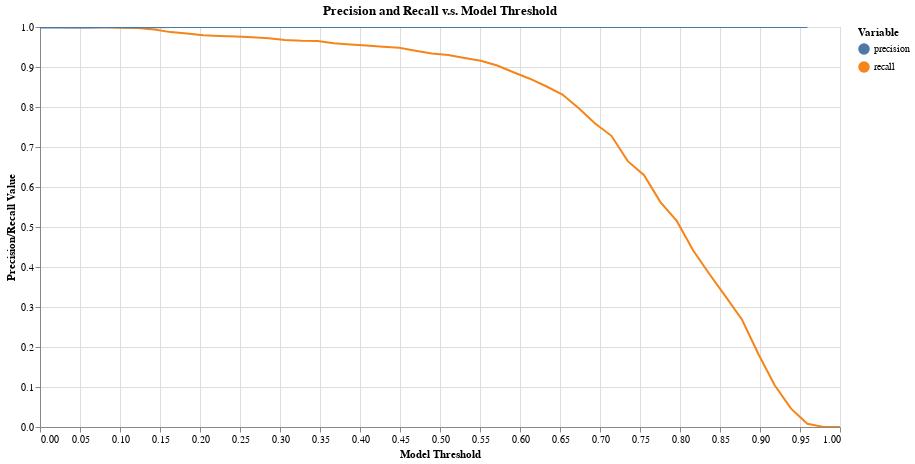

The cell this chart's notebook holds for it:
### Code cell
tutorial.plot_precision_recall_vs_threshold(df_eval)

### Figure 1 — Vega-Lite specification as saved in the notebook (floating-point values rounded to 4 significant figures)
{"config": {"view": {"continuousWidth": 400, "continuousHeight": 300}}, "layer": [{"mark": "line", "encoding": {"color": {"type": "nominal", "field": "variable", "legend": {"title": "Variable"}}, "tooltip": [{"type": "nominal", "field": "variable"}, {"type": "quantitative", "field": "threshold"}, {"type": "quantitative", "field": "value"}], "x": {"type": "quantitative", "axis": {"title": "Model Threshold"}, "field": "threshold"}, "y": {"type": "quantitative", "axis": {"title": "Precision/Recall Value"}, "field": "value", "scale": {"domain": [0, 1]}}}, "selection": {"selector004": {"type": "interval", "bind": "scales", "encodings": ["x", "y"]}}, "title": "Precision and Recall v.s. Model Threshold"}, {"mark": "point", "encoding": {"opacity": {"value": 0}, "x": {"type": "quantitative", "field": "threshold"}}, "selection": {"selector003": {"type": "single", "nearest": true, "on": "mouseover", "fields": ["threshold"], "empty": "none"}}}, {"mark": "point", "encoding": {"color": {"type": "nominal", "field": "variable", "legend": {"title": "Variable"}}, "opacity": {"condition": {"value": 1, "selection": "selector003"}, "value": 0}, "tooltip": [{"type": "nominal", "field": "variable"}, {"type": "quantitative", "field": "threshold"}, {"type": "quantitative", "field": "value"}], "x": {"type": "quantitative", "axis": {"title": "Model Threshold"}, "field": "threshold"}, "y": {"type": "quantitative", "axis": {"title": "Precision/Recall Value"}, "field": "value", "scale": {"domain": [0, 1]}}}, "title": "Precision and Recall v.s. Model Threshold"}, {"mark": {"type": "rule", "color": "gray"}, "encoding": {"x": {"type": "quantitative", "field": "threshold"}}, "transform": [{"filter": {"selection": "selector003"}}]}, {"mark": {"type": "text", "align": "right", "dx": -10, "dy": -5, "fontWeight": 300, "lineBreak": "\n"}, "encoding": {"color": {"type": "nominal", "field": "variable", "legend": {"title": "Variable"}}, "text": {"condition": {"type": "nominal", "field": "label", "selection": "selector003"}, "value": " "}, "tooltip": [{"type": "nominal", "field": "variable"}, {"type": "quantitative", "field": "threshold"}, {"type": "quantitative", "field": "value"}], "x": {"type": "quantitative", "axis": {"title": "Model Threshold"}, "field": "threshold"}, "y": {"type": "quantitative", "axis": {"title": "Precision/Recall Value"}, "field": "value", "scale": {"domain": [0, 1]}}}, "title": "Precision and Recall v.s. Model Threshold"}], "data": {"name": "data-463a1711c19f970c40b71082e3599a9a"}, "height": 400, "width": 800, "$schema": "https://vega.github.io/schema/vega-lite/v4.8.1.json", "datasets": {"data-463a1711c19f970c40b71082e3599a9a": [{"threshold": 0.0, "label": "threshold: 0.0\nprecision: 0.999\nrecall: 1.0", "variable": "recall", "value": 1.0}, {"threshold": 0.02041, "label": "threshold: 0.02\nprecision: 0.999\nrecall: 1.0", "variable": "recall", "value": 1.0}, {"threshold": 0.04082, "label": "threshold: 0.041\nprecision: 0.999\nrecall: 0.999", "variable": "recall", "value": 0.9993}, {"threshold": 0.06122, "label": "threshold: 0.061\nprecision: 0.999\nrecall: 0.999", "variable": "recall", "value": 0.9993}, {"threshold": 0.08163, "label": "threshold: 0.082\nprecision: 0.999\nrecall: 0.999", "variable": "recall", "value": 0.9993}, {"threshold": 0.102, "label": "threshold: 0.102\nprecision: 0.999\nrecall: 0.998", "variable": "recall", "value": 0.998}, {"threshold": 0.1224, "label": "threshold: 0.122\nprecision: 0.999\nrecall: 0.997", "variable": "recall", "value": 0.9973}, {"threshold": 0.1429, "label": "threshold: 0.143\nprecision: 0.999\nrecall: 0.994", "variable": "recall", "value": 0.9939}, {"threshold": 0.1633, "label": "threshold: 0.163\nprecision: 1.0\nrecall: 0.987", "variable": "recall", "value": 0.9872}, {"threshold": 0.1837, "label": "threshold: 0.184\nprecision: 1.0\nrecall: 0.984", "variable": "recall", "value": 0.9838}, {"threshold": 0.2041, "label": "threshold: 0.204\nprecision: 1.0\nrecall: 0.979", "variable": "recall", "value": 0.9791}, {"threshold": 0.2245, "label": "threshold: 0.224\nprecision: 1.0\nrecall: 0.978", "variable": "recall", "value": 0.9778}, {"threshold": 0.2449, "label": "threshold: 0.245\nprecision: 1.0\nrecall: 0.976", "variable": "recall", "value": 0.9764}, {"threshold": 0.2653, "label": "threshold: 0.265\nprecision: 1.0\nrecall: 0.974", "variable": "recall", "value": 0.9744}, {"threshold": 0.2857, "label": "threshold: 0.286\nprecision: 1.0\nrecall: 0.972", "variable": "recall", "value": 0.9717}, {"threshold": 0.3061, "label": "threshold: 0.306\nprecision: 1.0\nrecall: 0.968", "variable": "recall", "value": 0.9677}, {"threshold": 0.3265, "label": "threshold: 0.327\nprecision: 1.0\nrecall: 0.966", "variable": "recall", "value": 0.9657}, {"threshold": 0.3469, "label": "threshold: 0.347\nprecision: 1.0\nrecall: 0.965", "variable": "recall", "value": 0.965}, {"threshold": 0.3673, "label": "threshold: 0.367\nprecision: 1.0\nrecall: 0.96", "variable": "recall", "value": 0.9596}, {"threshold": 0.3878, "label": "threshold: 0.388\nprecision: 1.0\nrecall: 0.956", "variable": "recall", "value": 0.9562}, {"threshold": 0.4082, "label": "threshold: 0.408\nprecision: 1.0\nrecall: 0.954", "variable": "recall", "value": 0.9535}, {"threshold": 0.4286, "label": "threshold: 0.429\nprecision: 1.0\nrecall: 0.951", "variable": "recall", "value": 0.9508}, {"threshold": 0.449, "label": "threshold: 0.449\nprecision: 1.0\nrecall: 0.948", "variable": "recall", "value": 0.9481}, {"threshold": 0.4694, "label": "threshold: 0.469\nprecision: 1.0\nrecall: 0.941", "variable": "recall", "value": 0.9407}, {"threshold": 0.4898, "label": "threshold: 0.49\nprecision: 1.0\nrecall: 0.934", "variable": "recall", "value": 0.934}, {"threshold": 0.5102, "label": "threshold: 0.51\nprecision: 1.0\nrecall: 0.93", "variable": "recall", "value": 0.93}, {"threshold": 0.5306, "label": "threshold: 0.531\nprecision: 1.0\nrecall: 0.923", "variable": "recall", "value": 0.9226}, {"threshold": 0.551, "label": "threshold: 0.551\nprecision: 1.0\nrecall: 0.916", "variable": "recall", "value": 0.9158}, {"threshold": 0.5714, "label": "threshold: 0.571\nprecision: 1.0\nrecall: 0.904", "variable": "recall", "value": 0.9037}, {"threshold": 0.5918, "label": "threshold: 0.592\nprecision: 1.0\nrecall: 0.887", "variable": "recall", "value": 0.8869}, {"threshold": 0.6122, "label": "threshold: 0.612\nprecision: 1.0\nrecall: 0.871", "variable": "recall", "value": 0.8707}, {"threshold": 0.6327, "label": "threshold: 0.633\nprecision: 1.0\nrecall: 0.852", "variable": "recall", "value": 0.8519}, {"threshold": 0.6531, "label": "threshold: 0.653\nprecision: 1.0\nrecall: 0.831", "variable": "recall", "value": 0.831}, {"threshold": 0.6735, "label": "threshold: 0.673\nprecision: 1.0\nrecall: 0.797", "variable": "recall", "value": 0.7966}, {"threshold": 0.6939, "label": "threshold: 0.694\nprecision: 1.0\nrecall: 0.759", "variable": "recall", "value": 0.7589}, {"threshold": 0.7143, "label": "threshold: 0.714\nprecision: 1.0\nrecall: 0.728", "variable": "recall", "value": 0.7279}, {"threshold": 0.7347, "label": "threshold: 0.735\nprecision: 1.0\nrecall: 0.665", "variable": "recall", "value": 0.6646}, {"threshold": 0.7551, "label": "threshold: 0.755\nprecision: 1.0\nrecall: 0.63", "variable": "recall", "value": 0.6296}, {"threshold": 0.7755, "label": "threshold: 0.776\nprecision: 1.0\nrecall: 0.562", "variable": "recall", "value": 0.5623}, {"threshold": 0.7959, "label": "threshold: 0.796\nprecision: 1.0\nrecall: 0.515", "variable": "recall", "value": 0.5152}, {"threshold": 0.8163, "label": "threshold: 0.816\nprecision: 1.0\nrecall: 0.442", "variable": "recall", "value": 0.4418}, {"threshold": 0.8367, "label": "threshold: 0.837\nprecision: 1.0\nrecall: 0.382", "variable": "recall", "value": 0.3825}, {"threshold": 0.8571, "label": "threshold: 0.857\nprecision: 1.0\nrecall: 0.326", "variable": "recall", "value": 0.3259}, {"threshold": 0.8776, "label": "threshold: 0.878\nprecision: 1.0\nrecall: 0.268", "variable": "recall", "value": 0.268}, {"threshold": 0.898, "label": "threshold: 0.898\nprecision: 1.0\nrecall: 0.182", "variable": "recall", "value": 0.1825}, {"threshold": 0.9184, "label": "threshold: 0.918\nprecision: 1.0\nrecall: 0.104", "variable": "recall", "value": 0.1044}, {"threshold": 0.9388, "label": "threshold: 0.939\nprecision: 1.0\nrecall: 0.046", "variable": "recall", "value": 0.04579}, {"threshold": 0.9592, "label": "threshold: 0.959\nprecision: 1.0\nrecall: 0.008", "variable": "recall", "value": 0.008081}, {"threshold": 0.9796, "label": "threshold: 0.98\nprecision: nan\nrecall: 0.0", "variable": "recall", "value": 0.0}, {"threshold": 1.0, "label": "threshold: 1.0\nprecision: nan\nrecall: 0.0", "variable": "recall", "value": 0.0}, {"threshold": 0.0, "label": "threshold: 0.0\nprecision: 0.999\nrecall: 1.0", "variable": "precision", "value": 0.9987}, {"threshold": 0.02041, "label": "threshold: 0.02\nprecision: 0.999\nrecall: 1.0", "variable": "precision", "value": 0.9987}, {"threshold": 0.04082, "label": "threshold: 0.041\nprecision: 0.999\nrecall: 0.999", "variable": "precision", "value": 0.9987}, {"threshold": 0.06122, "label": "threshold: 0.061\nprecision: 0.999\nrecall: 0.999", "variable": "precision", "value": 0.9987}, {"threshold": 0.08163, "label": "threshold: 0.082\nprecision: 0.999\nrecall: 0.999", "variable": "precision", "value": 0.9993}, {"threshold": 0.102, "label": "threshold: 0.102\nprecision: 0.999\nrecall: 0.998", "variable": "precision", "value": 0.9993}, {"threshold": 0.1224, "label": "threshold: 0.122\nprecision: 0.999\nrecall: 0.997", "variable": "precision", "value": 0.9993}, {"threshold": 0.1429, "label": "threshold: 0.143\nprecision: 0.999\nrecall: 0.994", "variable": "precision", "value": 0.9993}, {"threshold": 0.1633, "label": "threshold: 0.163\nprecision: 1.0\nrecall: 0.987", "variable": "precision", "value": 1.0}, {"threshold": 0.1837, "label": "threshold: 0.184\nprecision: 1.0\nrecall: 0.984", "variable": "precision", "value": 1.0}, {"threshold": 0.2041, "label": "threshold: 0.204\nprecision: 1.0\nrecall: 0.979", "variable": "precision", "value": 1.0}, {"threshold": 0.2245, "label": "threshold: 0.224\nprecision: 1.0\nrecall: 0.978", "variable": "precision", "value": 1.0}, {"threshold": 0.2449, "label": "threshold: 0.245\nprecision: 1.0\nrecall: 0.976", "variable": "precision", "value": 1.0}, {"threshold": 0.2653, "label": "threshold: 0.265\nprecision: 1.0\nrecall: 0.974", "variable": "precision", "value": 1.0}, {"threshold": 0.2857, "label": "threshold: 0.286\nprecision: 1.0\nrecall: 0.972", "variable": "precision", "value": 1.0}, {"threshold": 0.3061, "label": "threshold: 0.306\nprecision: 1.0\nrecall: 0.968", "variable": "precision", "value": 1.0}, {"threshold": 0.3265, "label": "threshold: 0.327\nprecision: 1.0\nrecall: 0.966", "variable": "precision", "value": 1.0}, {"threshold": 0.3469, "label": "threshold: 0.347\nprecision: 1.0\nrecall: 0.965", "variable": "precision", "value": 1.0}, {"threshold": 0.3673, "label": "threshold: 0.367\nprecision: 1.0\nrecall: 0.96", "variable": "precision", "value": 1.0}, {"threshold": 0.3878, "label": "threshold: 0.388\nprecision: 1.0\nrecall: 0.956", "variable": "precision", "value": 1.0}, {"threshold": 0.4082, "label": "threshold: 0.408\nprecision: 1.0\nrecall: 0.954", "variable": "precision", "value": 1.0}, {"threshold": 0.4286, "label": "threshold: 0.429\nprecision: 1.0\nrecall: 0.951", "variable": "precision", "value": 1.0}, {"threshold": 0.449, "label": "threshold: 0.449\nprecision: 1.0\nrecall: 0.948", "variable": "precision", "value": 1.0}, {"threshold": 0.4694, "label": "threshold: 0.469\nprecision: 1.0\nrecall: 0.941", "variable": "precision", "value": 1.0}, {"threshold": 0.4898, "label": "threshold: 0.49\nprecision: 1.0\nrecall: 0.934", "variable": "precision", "value": 1.0}, {"threshold": 0.5102, "label": "threshold: 0.51\nprecision: 1.0\nrecall: 0.93", "variable": "precision", "value": 1.0}, {"threshold": 0.5306, "label": "threshold: 0.531\nprecision: 1.0\nrecall: 0.923", "variable": "precision", "value": 1.0}, {"threshold": 0.551, "label": "threshold: 0.551\nprecision: 1.0\nrecall: 0.916", "variable": "precision", "value": 1.0}, {"threshold": 0.5714, "label": "threshold: 0.571\nprecision: 1.0\nrecall: 0.904", "variable": "precision", "value": 1.0}, {"threshold": 0.5918, "label": "threshold: 0.592\nprecision: 1.0\nrecall: 0.887", "variable": "precision", "value": 1.0}, {"threshold": 0.6122, "label": "threshold: 0.612\nprecision: 1.0\nrecall: 0.871", "variable": "precision", "value": 1.0}, {"threshold": 0.6327, "label": "threshold: 0.633\nprecision: 1.0\nrecall: 0.852", "variable": "precision", "value": 1.0}, {"threshold": 0.6531, "label": "threshold: 0.653\nprecision: 1.0\nrecall: 0.831", "variable": "precision", "value": 1.0}, {"threshold": 0.6735, "label": "threshold: 0.673\nprecision: 1.0\nrecall: 0.797", "variable": "precision", "value": 1.0}, {"threshold": 0.6939, "label": "threshold: 0.694\nprecision: 1.0\nrecall: 0.759", "variable": "precision", "value": 1.0}, {"threshold": 0.7143, "label": "threshold: 0.714\nprecision: 1.0\nrecall: 0.728", "variable": "precision", "value": 1.0}, {"threshold": 0.7347, "label": "threshold: 0.735\nprecision: 1.0\nrecall: 0.665", "variable": "precision", "value": 1.0}, {"threshold": 0.7551, "label": "threshold: 0.755\nprecision: 1.0\nrecall: 0.63", "variable": "precision", "value": 1.0}, {"threshold": 0.7755, "label": "threshold: 0.776\nprecision: 1.0\nrecall: 0.562", "variable": "precision", "value": 1.0}, {"threshold": 0.7959, "label": "threshold: 0.796\nprecision: 1.0\nrecall: 0.515", "variable": "precision", "value": 1.0}, {"threshold": 0.8163, "label": "threshold: 0.816\nprecision: 1.0\nrecall: 0.442", "variable": "precision", "value": 1.0}, {"threshold": 0.8367, "label": "threshold: 0.837\nprecision: 1.0\nrecall: 0.382", "variable": "precision", "value": 1.0}, {"threshold": 0.8571, "label": "threshold: 0.857\nprecision: 1.0\nrecall: 0.326", "variable": "precision", "value": 1.0}, {"threshold": 0.8776, "label": "threshold: 0.878\nprecision: 1.0\nrecall: 0.268", "variable": "precision", "value": 1.0}, {"threshold": 0.898, "label": "threshold: 0.898\nprecision: 1.0\nrecall: 0.182", "variable": "precision", "value": 1.0}, {"threshold": 0.9184, "label": "threshold: 0.918\nprecision: 1.0\nrecall: 0.104", "variable": "precision", "value": 1.0}, {"threshold": 0.9388, "label": "threshold: 0.939\nprecision: 1.0\nrecall: 0.046", "variable": "precision", "value": 1.0}, {"threshold": 0.9592, "label": "threshold: 0.959\nprecision: 1.0\nrecall: 0.008", "variable": "precision", "value": 1.0}, {"threshold": 0.9796, "label": "threshold: 0.98\nprecision: nan\nrecall: 0.0", "variable": "precision", "value": null}, {"threshold": 1.0, "label": "threshold: 1.0\nprecision: nan\nrecall: 0.0", "variable": "precision", "value": null}]}}
